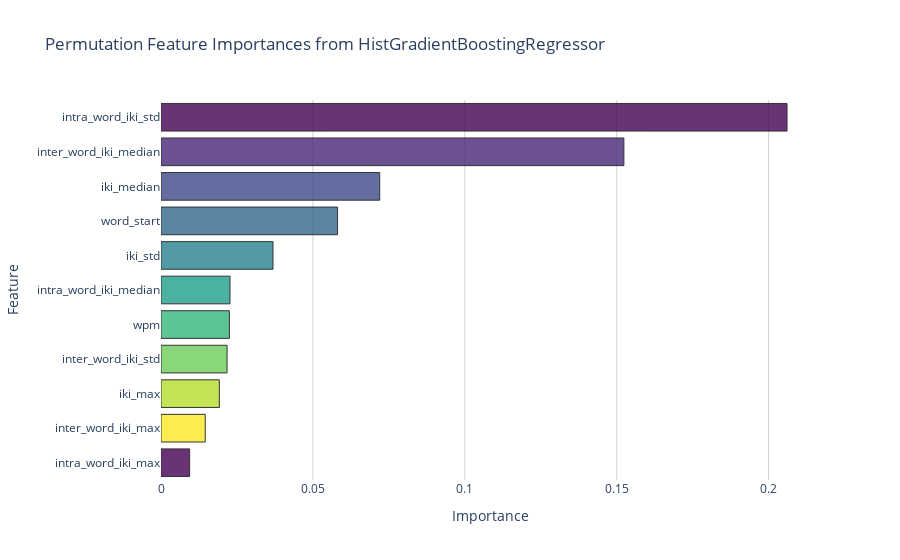

Notebook code cell kept with this figure:
### Markdown cell above
##### Feature Importance

### Code cell
# Calculate permutation importance
perm_importance = permutation_importance(model, X_train, y_train, n_repeats=10, random_state=42)

# Prepare data for plotting
feature_names = X_train.columns
importances_df = pd.DataFrame({'features': feature_names, 'importance': perm_importance.importances_mean})

# Create the initial figure
fig = px.bar(importances_df.sort_values('importance', ascending=False),
             x='importance', 
             y='features',
             title='Permutation Feature Importances from HistGradientBoostingRegressor',
             labels={'features': 'Features', 'importance': 'Importance'},
             orientation='h')

# Customize the colors of the bars
cm = px.colors.sequential.Viridis
n_colors = len(importances_df)
fig.for_each_trace(
    lambda t: t.update(
        marker=dict(
            color=[cm[i % len(cm)] for i in range(n_colors)],
            line=dict(color='black', width=1),
            opacity=0.8
        )
    )
)

# Update layout for white background
fig.update_layout(
    paper_bgcolor='white',
    plot_bgcolor='white',
    yaxis={'categoryorder': 'total ascending'},
    xaxis_title='Importance',
    yaxis_title='Feature',
    showlegend=False,
    xaxis=dict(showgrid=True, gridwidth=1, gridcolor='lightgrey')
)

# Show the plot
fig.show()

### Figure 1 — Plotly figure (JSON) as saved in the notebook; plotly's stock layout.template omitted (floating-point values rounded to 4 significant figures)
{"data": [{"alignmentgroup": "True", "hovertemplate": "Importance=%{x}<br>Features=%{y}<extra></extra>", "legendgroup": "", "marker": {"color": ["#440154", "#482878", "#3e4989", "#31688e", "#26828e", "#1f9e89", "#35b779", "#6ece58", "#b5de2b", "#fde725", "#440154"], "line": {"color": "black", "width": 1}, "opacity": 0.8, "pattern": {"shape": ""}}, "name": "", "offsetgroup": "", "orientation": "h", "showlegend": false, "textposition": "auto", "type": "bar", "x": [0.2061, 0.1524, 0.072, 0.05812, 0.03687, 0.02272, 0.02251, 0.02175, 0.0192, 0.01457, 0.009426], "xaxis": "x", "y": ["intra_word_iki_std", "inter_word_iki_median", "iki_median", "word_start", "iki_std", "intra_word_iki_median", "wpm", "inter_word_iki_std", "iki_max", "inter_word_iki_max", "intra_word_iki_max"], "yaxis": "y"}], "layout": {"barmode": "relative", "legend": {"tracegroupgap": 0}, "paper_bgcolor": "white", "plot_bgcolor": "white", "showlegend": false, "title": {"text": "Permutation Feature Importances from HistGradientBoostingRegressor"}, "xaxis": {"anchor": "y", "domain": [0, 1], "gridcolor": "lightgrey", "gridwidth": 1, "showgrid": true, "title": {"text": "Importance"}}, "yaxis": {"anchor": "x", "categoryorder": "total ascending", "domain": [0, 1], "title": {"text": "Feature"}}}}
